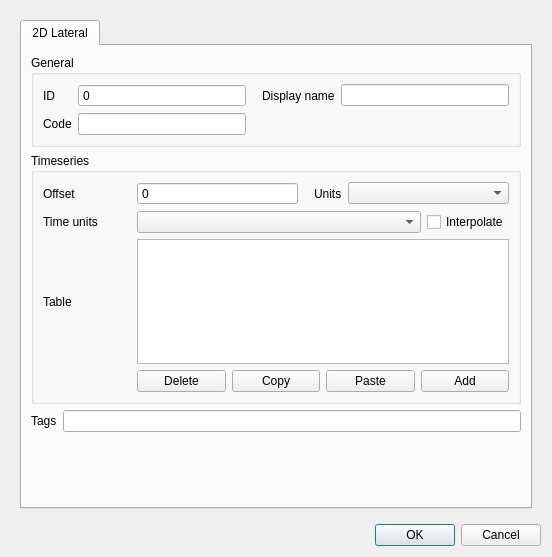
<?xml version="1.0" encoding="UTF-8"?>
<ui version="4.0">
 <class>Dialog</class>
 <widget class="QDialog" name="Dialog">
  <property name="geometry">
   <rect>
    <x>0</x>
    <y>0</y>
    <width>552</width>
    <height>557</height>
   </rect>
  </property>
  <property name="windowTitle">
   <string>Dialog</string>
  </property>
  <layout class="QGridLayout" name="gridLayout">
   <item row="0" column="0">
    <widget class="QScrollArea" name="scrollArea">
     <property name="frameShape">
      <enum>QFrame::NoFrame</enum>
     </property>
     <property name="widgetResizable">
      <bool>true</bool>
     </property>
     <widget class="QWidget" name="scrollAreaWidgetContents">
      <property name="geometry">
       <rect>
        <x>0</x>
        <y>0</y>
        <width>534</width>
        <height>510</height>
       </rect>
      </property>
      <layout class="QGridLayout" name="gridLayout_7">
       <item row="0" column="0">
        <widget class="QTabWidget" name="tabWidget">
         <property name="locale">
          <locale language="English" country="UnitedStates"/>
         </property>
         <property name="inputMethodHints">
          <set>Qt::ImhNone</set>
         </property>
         <property name="currentIndex">
          <number>0</number>
         </property>
         <widget class="QWidget" name="tab">
          <attribute name="title">
           <string>2D Lateral</string>
          </attribute>
          <layout class="QGridLayout" name="gridLayout_18">
           <item row="3" column="0">
            <layout class="QHBoxLayout" name="horizontalLayout_2">
             <property name="bottomMargin">
              <number>0</number>
             </property>
             <item>
              <widget class="QLabel" name="label_42">
               <property name="text">
                <string>Tags</string>
               </property>
              </widget>
             </item>
             <item>
              <widget class="QLineEdit" name="tag_descriptions">
               <property name="readOnly">
                <bool>true</bool>
               </property>
              </widget>
             </item>
            </layout>
           </item>
           <item row="0" column="0">
            <widget class="QGroupBox" name="grp_general">
             <property name="enabled">
              <bool>true</bool>
             </property>
             <property name="locale">
              <locale language="English" country="UnitedStates"/>
             </property>
             <property name="title">
              <string>General</string>
             </property>
             <layout class="QGridLayout" name="gridLayout_2">
              <item row="0" column="1">
               <widget class="QSpinBox" name="id">
                <property name="locale">
                 <locale language="English" country="UnitedStates"/>
                </property>
                <property name="readOnly">
                 <bool>true</bool>
                </property>
                <property name="buttonSymbols">
                 <enum>QAbstractSpinBox::NoButtons</enum>
                </property>
                <property name="maximum">
                 <number>99999999</number>
                </property>
                <property name="showClearButton" stdset="0">
                 <bool>true</bool>
                </property>
                <property name="clearValue" stdset="0">
                 <bool>true</bool>
                </property>
                <property name="expressionsEnabled" stdset="0">
                 <bool>false</bool>
                </property>
               </widget>
              </item>
              <item row="1" column="0">
               <widget class="QLabel" name="label_3">
                <property name="locale">
                 <locale language="English" country="UnitedStates"/>
                </property>
                <property name="text">
                 <string>Code</string>
                </property>
                <property name="alignment">
                 <set>Qt::AlignLeading|Qt::AlignLeft|Qt::AlignVCenter</set>
                </property>
               </widget>
              </item>
              <item row="1" column="1">
               <widget class="QLineEdit" name="code">
                <property name="sizePolicy">
                 <sizepolicy hsizetype="Expanding" vsizetype="Fixed">
                  <horstretch>0</horstretch>
                  <verstretch>0</verstretch>
                 </sizepolicy>
                </property>
                <property name="locale">
                 <locale language="English" country="UnitedStates"/>
                </property>
                <property name="clearButtonEnabled">
                 <bool>true</bool>
                </property>
               </widget>
              </item>
              <item row="0" column="0">
               <widget class="QLabel" name="label">
                <property name="locale">
                 <locale language="English" country="UnitedStates"/>
                </property>
                <property name="text">
                 <string>ID</string>
                </property>
                <property name="alignment">
                 <set>Qt::AlignLeading|Qt::AlignLeft|Qt::AlignVCenter</set>
                </property>
               </widget>
              </item>
              <item row="0" column="2">
               <widget class="QLabel" name="label_2">
                <property name="locale">
                 <locale language="English" country="UnitedStates"/>
                </property>
                <property name="text">
                 <string>Display name</string>
                </property>
                <property name="alignment">
                 <set>Qt::AlignLeading|Qt::AlignLeft|Qt::AlignVCenter</set>
                </property>
                <property name="indent">
                 <number>10</number>
                </property>
               </widget>
              </item>
              <item row="0" column="3">
               <widget class="QLineEdit" name="display_name">
                <property name="sizePolicy">
                 <sizepolicy hsizetype="Expanding" vsizetype="Fixed">
                  <horstretch>0</horstretch>
                  <verstretch>0</verstretch>
                 </sizepolicy>
                </property>
                <property name="locale">
                 <locale language="English" country="UnitedStates"/>
                </property>
                <property name="clearButtonEnabled">
                 <bool>true</bool>
                </property>
               </widget>
              </item>
             </layout>
            </widget>
           </item>
           <item row="2" column="0">
            <widget class="QGroupBox" name="grp_timeseries">
             <property name="locale">
              <locale language="English" country="UnitedStates"/>
             </property>
             <property name="inputMethodHints">
              <set>Qt::ImhNone</set>
             </property>
             <property name="title">
              <string>Timeseries</string>
             </property>
             <layout class="QGridLayout" name="gridLayout_3">
              <item row="4" column="1" colspan="4">
               <layout class="QHBoxLayout" name="horizontalLayout">
                <property name="bottomMargin">
                 <number>0</number>
                </property>
                <item>
                 <widget class="QPushButton" name="timeseries_table_delete">
                  <property name="toolTip">
                   <string>Delete selected rows</string>
                  </property>
                  <property name="text">
                   <string>Delete</string>
                  </property>
                 </widget>
                </item>
                <item>
                 <widget class="QPushButton" name="timeseries_table_copy">
                  <property name="text">
                   <string>Copy</string>
                  </property>
                 </widget>
                </item>
                <item>
                 <widget class="QPushButton" name="timeseries_table_paste">
                  <property name="toolTip">
                   <string>Paste rows from clipboard</string>
                  </property>
                  <property name="text">
                   <string>Paste</string>
                  </property>
                 </widget>
                </item>
                <item>
                 <widget class="QPushButton" name="timeseries_table_add">
                  <property name="toolTip">
                   <string>Add new row</string>
                  </property>
                  <property name="text">
                   <string>Add</string>
                  </property>
                 </widget>
                </item>
               </layout>
              </item>
              <item row="3" column="1" colspan="4">
               <widget class="QTableWidget" name="timeseries_table">
                <property name="minimumSize">
                 <size>
                  <width>0</width>
                  <height>125</height>
                 </size>
                </property>
                <property name="font">
                 <font>
                  <pointsize>8</pointsize>
                 </font>
                </property>
                <property name="inputMethodHints">
                 <set>Qt::ImhDigitsOnly</set>
                </property>
                <property name="verticalScrollBarPolicy">
                 <enum>Qt::ScrollBarAsNeeded</enum>
                </property>
                <property name="sizeAdjustPolicy">
                 <enum>QAbstractScrollArea::AdjustToContents</enum>
                </property>
                <property name="selectionBehavior">
                 <enum>QAbstractItemView::SelectRows</enum>
                </property>
                <attribute name="verticalHeaderDefaultSectionSize">
                 <number>23</number>
                </attribute>
               </widget>
              </item>
              <item row="2" column="1" colspan="4">
               <layout class="QGridLayout" name="gridLayout_12">
                <property name="bottomMargin">
                 <number>0</number>
                </property>
                <item row="0" column="2">
                 <widget class="QCheckBox" name="interpolate">
                  <property name="text">
                   <string>Interpolate</string>
                  </property>
                 </widget>
                </item>
                <item row="0" column="1">
                 <widget class="QComboBox" name="time_units">
                  <property name="sizePolicy">
                   <sizepolicy hsizetype="MinimumExpanding" vsizetype="Fixed">
                    <horstretch>0</horstretch>
                    <verstretch>0</verstretch>
                   </sizepolicy>
                  </property>
                  <property name="locale">
                   <locale language="English" country="UnitedStates"/>
                  </property>
                  <property name="inputMethodHints">
                   <set>Qt::ImhNone</set>
                  </property>
                  <property name="editable">
                   <bool>false</bool>
                  </property>
                 </widget>
                </item>
               </layout>
              </item>
              <item row="3" column="0">
               <widget class="QLabel" name="table_label">
                <property name="text">
                 <string>Table</string>
                </property>
               </widget>
              </item>
              <item row="1" column="0">
               <widget class="QLabel" name="label_4">
                <property name="text">
                 <string>Offset</string>
                </property>
               </widget>
              </item>
              <item row="2" column="0">
               <widget class="QLabel" name="label_5">
                <property name="locale">
                 <locale language="English" country="UnitedStates"/>
                </property>
                <property name="inputMethodHints">
                 <set>Qt::ImhNone</set>
                </property>
                <property name="text">
                 <string>Time units</string>
                </property>
                <property name="alignment">
                 <set>Qt::AlignLeading|Qt::AlignLeft|Qt::AlignVCenter</set>
                </property>
               </widget>
              </item>
              <item row="1" column="1" colspan="4">
               <layout class="QHBoxLayout" name="horizontalLayout_3">
                <property name="bottomMargin">
                 <number>0</number>
                </property>
                <item>
                 <widget class="QSpinBox" name="offset">
                  <property name="sizePolicy">
                   <sizepolicy hsizetype="Expanding" vsizetype="Fixed">
                    <horstretch>0</horstretch>
                    <verstretch>0</verstretch>
                   </sizepolicy>
                  </property>
                  <property name="buttonSymbols">
                   <enum>QAbstractSpinBox::NoButtons</enum>
                  </property>
                  <property name="maximum">
                   <number>999999999</number>
                  </property>
                 </widget>
                </item>
                <item>
                 <widget class="QLabel" name="label_6">
                  <property name="locale">
                   <locale language="English" country="UnitedStates"/>
                  </property>
                  <property name="text">
                   <string>Units</string>
                  </property>
                  <property name="alignment">
                   <set>Qt::AlignLeading|Qt::AlignLeft|Qt::AlignVCenter</set>
                  </property>
                  <property name="indent">
                   <number>10</number>
                  </property>
                 </widget>
                </item>
                <item>
                 <widget class="QComboBox" name="units">
                  <property name="sizePolicy">
                   <sizepolicy hsizetype="Expanding" vsizetype="Fixed">
                    <horstretch>0</horstretch>
                    <verstretch>0</verstretch>
                   </sizepolicy>
                  </property>
                  <property name="locale">
                   <locale language="English" country="UnitedStates"/>
                  </property>
                 </widget>
                </item>
               </layout>
              </item>
             </layout>
            </widget>
           </item>
           <item row="4" column="0">
            <spacer name="verticalSpacer_3">
             <property name="orientation">
              <enum>Qt::Vertical</enum>
             </property>
             <property name="sizeHint" stdset="0">
              <size>
               <width>20</width>
               <height>40</height>
              </size>
             </property>
            </spacer>
           </item>
          </layout>
         </widget>
        </widget>
       </item>
      </layout>
     </widget>
    </widget>
   </item>
   <item row="1" column="0">
    <widget class="QDialogButtonBox" name="buttonBox">
     <property name="standardButtons">
      <set>QDialogButtonBox::Cancel|QDialogButtonBox::Ok</set>
     </property>
    </widget>
   </item>
  </layout>
 </widget>
 <tabstops>
  <tabstop>scrollArea</tabstop>
  <tabstop>tabWidget</tabstop>
  <tabstop>id</tabstop>
  <tabstop>code</tabstop>
  <tabstop>display_name</tabstop>
  <tabstop>timeseries_table</tabstop>
  <tabstop>timeseries_table_delete</tabstop>
  <tabstop>timeseries_table_copy</tabstop>
  <tabstop>timeseries_table_paste</tabstop>
  <tabstop>timeseries_table_add</tabstop>
 </tabstops>
 <resources/>
 <connections/>
</ui>
